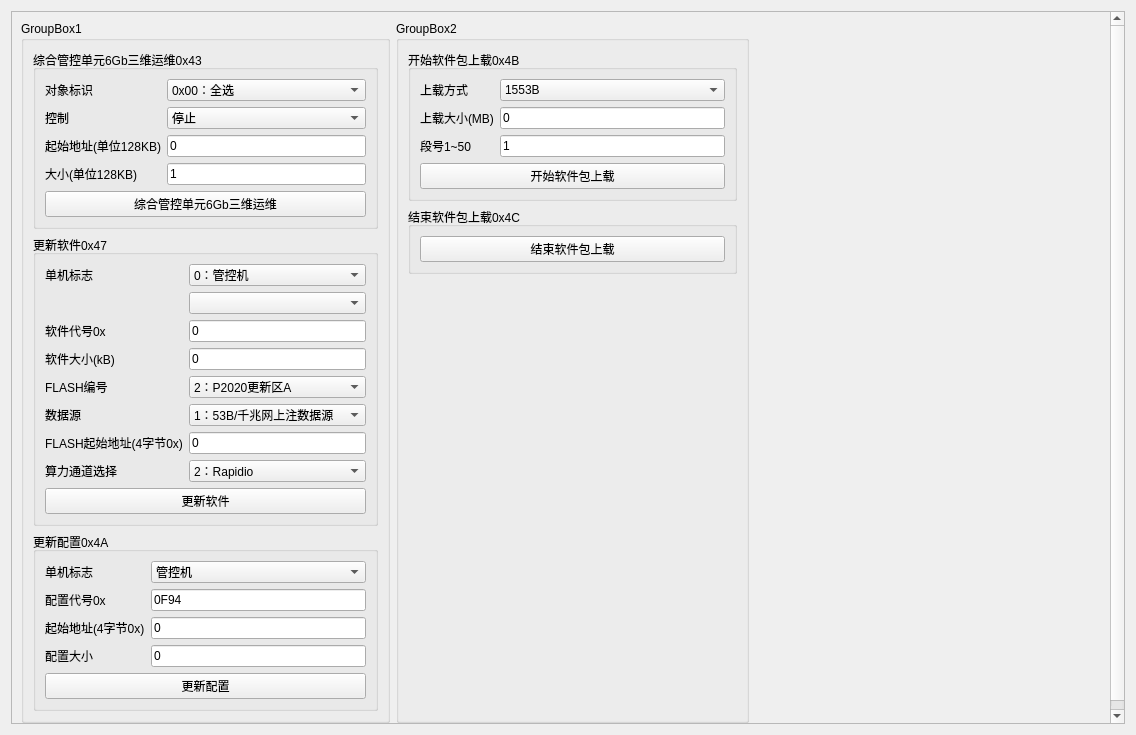
<?xml version="1.0" encoding="UTF-8"?>
<ui version="4.0">
 <class>sub1553_gkcontrol2</class>
 <widget class="QWidget" name="sub1553_gkcontrol2">
  <property name="geometry">
   <rect>
    <x>0</x>
    <y>0</y>
    <width>1136</width>
    <height>735</height>
   </rect>
  </property>
  <property name="windowTitle">
   <string>Form</string>
  </property>
  <layout class="QHBoxLayout" name="horizontalLayout">
   <item>
    <widget class="QScrollArea" name="scrollArea">
     <property name="widgetResizable">
      <bool>true</bool>
     </property>
     <widget class="QWidget" name="scrollAreaWidgetContents">
      <property name="geometry">
       <rect>
        <x>0</x>
        <y>0</y>
        <width>1116</width>
        <height>715</height>
       </rect>
      </property>
      <layout class="QGridLayout" name="gridLayout">
       <item row="0" column="0">
        <widget class="QGroupBox" name="groupBox">
         <property name="title">
          <string>GroupBox1</string>
         </property>
         <layout class="QVBoxLayout" name="verticalLayout">
          <item>
           <widget class="QGroupBox" name="groupBox_3">
            <property name="title">
             <string>综合管控单元6Gb三维运维0x43</string>
            </property>
            <layout class="QVBoxLayout" name="verticalLayout_3">
             <item>
              <layout class="QFormLayout" name="formLayout">
               <item row="1" column="0">
                <widget class="QLabel" name="label_6">
                 <property name="text">
                  <string>控制</string>
                 </property>
                </widget>
               </item>
               <item row="1" column="1">
                <widget class="QComboBox" name="comboBox_0x43_1">
                 <item>
                  <property name="text">
                   <string>停止</string>
                  </property>
                 </item>
                 <item>
                  <property name="text">
                   <string>开始</string>
                  </property>
                 </item>
                </widget>
               </item>
               <item row="2" column="0">
                <widget class="QLabel" name="label_7">
                 <property name="text">
                  <string>起始地址(单位128KB)</string>
                 </property>
                </widget>
               </item>
               <item row="2" column="1">
                <widget class="QLineEdit" name="lineEdit_0x43_2">
                 <property name="text">
                  <string>0</string>
                 </property>
                </widget>
               </item>
               <item row="3" column="0">
                <widget class="QLabel" name="label_8">
                 <property name="text">
                  <string>大小(单位128KB)</string>
                 </property>
                </widget>
               </item>
               <item row="3" column="1">
                <widget class="QLineEdit" name="lineEdit_0x43_3">
                 <property name="text">
                  <string>1</string>
                 </property>
                </widget>
               </item>
               <item row="0" column="0">
                <widget class="QLabel" name="label_9">
                 <property name="text">
                  <string>对象标识</string>
                 </property>
                </widget>
               </item>
               <item row="0" column="1">
                <widget class="QComboBox" name="comboBox_0x43_0">
                 <item>
                  <property name="text">
                   <string>0x00：全选</string>
                  </property>
                 </item>
                 <item>
                  <property name="text">
                   <string>0x01：管控软件</string>
                  </property>
                 </item>
                 <item>
                  <property name="text">
                   <string>0x02：6Gb</string>
                  </property>
                 </item>
                 <item>
                  <property name="text">
                   <string>0x03：综合处理V7</string>
                  </property>
                 </item>
                 <item>
                  <property name="text">
                   <string>0x04：管控Boot</string>
                  </property>
                 </item>
                </widget>
               </item>
              </layout>
             </item>
             <item>
              <widget class="QPushButton" name="pushButton_0x43">
               <property name="text">
                <string>综合管控单元6Gb三维运维</string>
               </property>
              </widget>
             </item>
            </layout>
           </widget>
          </item>
          <item>
           <widget class="QGroupBox" name="groupBox_27">
            <property name="title">
             <string>更新软件0x47</string>
            </property>
            <layout class="QVBoxLayout" name="verticalLayout_33">
             <item>
              <layout class="QFormLayout" name="formLayout_21">
               <item row="0" column="0">
                <widget class="QLabel" name="Label_23">
                 <property name="text">
                  <string>单机标志</string>
                 </property>
                </widget>
               </item>
               <item row="0" column="1">
                <widget class="QComboBox" name="Combox_47_1">
                 <item>
                  <property name="text">
                   <string>0：管控机</string>
                  </property>
                 </item>
                 <item>
                  <property name="text">
                   <string>1：高算力平台1</string>
                  </property>
                 </item>
                 <item>
                  <property name="text">
                   <string>2：高算力平台2</string>
                  </property>
                 </item>
                </widget>
               </item>
               <item row="1" column="1">
                <widget class="QComboBox" name="comboBox_0x47_choose"/>
               </item>
               <item row="2" column="0">
                <widget class="QLabel" name="Label_44">
                 <property name="text">
                  <string>软件代号0x</string>
                 </property>
                </widget>
               </item>
               <item row="2" column="1">
                <widget class="QLineEdit" name="lineEdit_47_2">
                 <property name="text">
                  <string>0</string>
                 </property>
                </widget>
               </item>
               <item row="3" column="0">
                <widget class="QLabel" name="Label_24">
                 <property name="text">
                  <string>软件大小(kB)</string>
                 </property>
                </widget>
               </item>
               <item row="3" column="1">
                <widget class="QLineEdit" name="lineEdit_47_3">
                 <property name="text">
                  <string>0</string>
                 </property>
                </widget>
               </item>
               <item row="4" column="0">
                <widget class="QLabel" name="label">
                 <property name="text">
                  <string>FLASH编号</string>
                 </property>
                </widget>
               </item>
               <item row="4" column="1">
                <widget class="QComboBox" name="comboBox_47_4">
                 <property name="currentIndex">
                  <number>1</number>
                 </property>
                 <item>
                  <property name="text">
                   <string>1：/</string>
                  </property>
                 </item>
                 <item>
                  <property name="text">
                   <string>2：P2020更新区A</string>
                  </property>
                 </item>
                 <item>
                  <property name="text">
                   <string>3：P2020更新区B</string>
                  </property>
                 </item>
                 <item>
                  <property name="text">
                   <string>4：P2020更新区C</string>
                  </property>
                 </item>
                 <item>
                  <property name="text">
                   <string>5：管控V7更新区</string>
                  </property>
                 </item>
                 <item>
                  <property name="text">
                   <string>6：管控V7基础区</string>
                  </property>
                 </item>
                 <item>
                  <property name="text">
                   <string>7：/</string>
                  </property>
                 </item>
                 <item>
                  <property name="text">
                   <string>8：/</string>
                  </property>
                 </item>
                 <item>
                  <property name="text">
                   <string>9：融合DSP基础区</string>
                  </property>
                 </item>
                 <item>
                  <property name="text">
                   <string>10：融合DSP更新区</string>
                  </property>
                 </item>
                 <item>
                  <property name="text">
                   <string>11：通侦定位DSP基础区</string>
                  </property>
                 </item>
                 <item>
                  <property name="text">
                   <string>12：通侦定位DSP更新区</string>
                  </property>
                 </item>
                 <item>
                  <property name="text">
                   <string>13：雷侦定位DSP基础区</string>
                  </property>
                 </item>
                 <item>
                  <property name="text">
                   <string>14：雷侦定位DSP更新区</string>
                  </property>
                 </item>
                 <item>
                  <property name="text">
                   <string>15：AI基础区</string>
                  </property>
                 </item>
                 <item>
                  <property name="text">
                   <string>16：AI更新区</string>
                  </property>
                 </item>
                 <item>
                  <property name="text">
                   <string>17：6Gb三模</string>
                  </property>
                 </item>
                 <item>
                  <property name="text">
                   <string>18：6Gb第一片</string>
                  </property>
                 </item>
                 <item>
                  <property name="text">
                   <string>19：6Gb第二片</string>
                  </property>
                 </item>
                 <item>
                  <property name="text">
                   <string>20：6Gb第三片</string>
                  </property>
                 </item>
                 <item>
                  <property name="text">
                   <string>21：融合DSP的引导区</string>
                  </property>
                 </item>
                 <item>
                  <property name="text">
                   <string>22：通侦定位DSP的引导区</string>
                  </property>
                 </item>
                 <item>
                  <property name="text">
                   <string>23：雷侦定位DSP的引导区</string>
                  </property>
                 </item>
                 <item>
                  <property name="text">
                   <string>24：AI的引导区</string>
                  </property>
                 </item>
                 <item>
                  <property name="text">
                   <string>25：MRAM FLASH分区表</string>
                  </property>
                 </item>
                 <item>
                  <property name="text">
                   <string>26：重点目标库</string>
                  </property>
                 </item>
                 <item>
                  <property name="text">
                   <string>27：重点通信信号</string>
                  </property>
                 </item>
                 <item>
                  <property name="text">
                   <string>28：雷达重点侦察库</string>
                  </property>
                 </item>
                 <item>
                  <property name="text">
                   <string>29：p2020三模</string>
                  </property>
                 </item>
                 <item>
                  <property name="text">
                   <string>30：处理V7三模 </string>
                  </property>
                 </item>
                 <item>
                  <property name="text">
                   <string>31：综合管控单元固态SSD</string>
                  </property>
                 </item>
                </widget>
               </item>
               <item row="5" column="0">
                <widget class="QLabel" name="label_2">
                 <property name="text">
                  <string>数据源</string>
                 </property>
                </widget>
               </item>
               <item row="5" column="1">
                <widget class="QComboBox" name="comboBox_47_5">
                 <item>
                  <property name="text">
                   <string>1：53B/千兆网上注数据源</string>
                  </property>
                 </item>
                 <item>
                  <property name="text">
                   <string>2：6Gb数据源-0F01</string>
                  </property>
                 </item>
                 <item>
                  <property name="text">
                   <string>3：6Gb数据源-0F02</string>
                  </property>
                 </item>
                 <item>
                  <property name="text">
                   <string>4：6Gb数据源-0F04</string>
                  </property>
                 </item>
                 <item>
                  <property name="text">
                   <string>5：6Gb数据源-0F05</string>
                  </property>
                 </item>
                 <item>
                  <property name="text">
                   <string>6：6Gb数据源-0F06</string>
                  </property>
                 </item>
                 <item>
                  <property name="text">
                   <string>7：6Gb数据源-0D09</string>
                  </property>
                 </item>
                 <item>
                  <property name="text">
                   <string>8：6Gb数据源-5F01</string>
                  </property>
                 </item>
                 <item>
                  <property name="text">
                   <string>9：6Gb数据源-5D02</string>
                  </property>
                 </item>
                 <item>
                  <property name="text">
                   <string>10：6Gb数据源-1F01</string>
                  </property>
                 </item>
                 <item>
                  <property name="text">
                   <string>11：6Gb数据源-1D10</string>
                  </property>
                 </item>
                 <item>
                  <property name="text">
                   <string>12：类5G/ZC上注数据源</string>
                  </property>
                 </item>
                </widget>
               </item>
               <item row="6" column="0">
                <widget class="QLabel" name="label_3">
                 <property name="text">
                  <string>FLASH起始地址(4字节0x)</string>
                 </property>
                </widget>
               </item>
               <item row="6" column="1">
                <widget class="QLineEdit" name="lineEdit_47_6">
                 <property name="text">
                  <string>0</string>
                 </property>
                </widget>
               </item>
               <item row="7" column="0">
                <widget class="QLabel" name="label_4">
                 <property name="text">
                  <string>算力通道选择</string>
                 </property>
                </widget>
               </item>
               <item row="7" column="1">
                <widget class="QComboBox" name="comboBox_47_7">
                 <property name="currentIndex">
                  <number>1</number>
                 </property>
                 <item>
                  <property name="text">
                   <string>1：CAN</string>
                  </property>
                 </item>
                 <item>
                  <property name="text">
                   <string>2：Rapidio</string>
                  </property>
                 </item>
                </widget>
               </item>
              </layout>
             </item>
             <item>
              <widget class="QPushButton" name="pB_47_updata">
               <property name="text">
                <string>更新软件</string>
               </property>
              </widget>
             </item>
            </layout>
           </widget>
          </item>
          <item>
           <widget class="QGroupBox" name="groupBox_30">
            <property name="title">
             <string>更新配置0x4A</string>
            </property>
            <layout class="QVBoxLayout" name="verticalLayout_36">
             <item>
              <layout class="QFormLayout" name="formLayout_23">
               <item row="0" column="0">
                <widget class="QLabel" name="Label_26">
                 <property name="text">
                  <string>单机标志</string>
                 </property>
                </widget>
               </item>
               <item row="0" column="1">
                <widget class="QComboBox" name="Combox_4A_1">
                 <item>
                  <property name="text">
                   <string>管控机</string>
                  </property>
                 </item>
                 <item>
                  <property name="text">
                   <string>高算力平台1</string>
                  </property>
                 </item>
                 <item>
                  <property name="text">
                   <string>高算力平台2</string>
                  </property>
                 </item>
                </widget>
               </item>
               <item row="1" column="0">
                <widget class="QLabel" name="Label_46">
                 <property name="text">
                  <string>配置代号0x</string>
                 </property>
                </widget>
               </item>
               <item row="1" column="1">
                <widget class="QLineEdit" name="lineEdit_4A_2">
                 <property name="text">
                  <string>0F94</string>
                 </property>
                </widget>
               </item>
               <item row="2" column="0">
                <widget class="QLabel" name="Label_27">
                 <property name="text">
                  <string>起始地址(4字节0x)</string>
                 </property>
                </widget>
               </item>
               <item row="2" column="1">
                <widget class="QLineEdit" name="lineEdit_4A_3">
                 <property name="text">
                  <string>0</string>
                 </property>
                </widget>
               </item>
               <item row="3" column="0">
                <widget class="QLabel" name="label_5">
                 <property name="text">
                  <string>配置大小</string>
                 </property>
                </widget>
               </item>
               <item row="3" column="1">
                <widget class="QLineEdit" name="lineEdit_4A_4">
                 <property name="text">
                  <string>0</string>
                 </property>
                </widget>
               </item>
              </layout>
             </item>
             <item>
              <widget class="QPushButton" name="pB_4A">
               <property name="text">
                <string>更新配置</string>
               </property>
              </widget>
             </item>
            </layout>
           </widget>
          </item>
          <item>
           <spacer name="verticalSpacer">
            <property name="orientation">
             <enum>Qt::Vertical</enum>
            </property>
            <property name="sizeHint" stdset="0">
             <size>
              <width>20</width>
              <height>40</height>
             </size>
            </property>
           </spacer>
          </item>
         </layout>
        </widget>
       </item>
       <item row="0" column="1">
        <widget class="QGroupBox" name="groupBox_2">
         <property name="title">
          <string>GroupBox2</string>
         </property>
         <layout class="QVBoxLayout" name="verticalLayout_2">
          <item>
           <widget class="QGroupBox" name="groupBox_25">
            <property name="title">
             <string>开始软件包上载0x4B</string>
            </property>
            <layout class="QVBoxLayout" name="verticalLayout_31">
             <item>
              <layout class="QFormLayout" name="formLayout_20">
               <item row="0" column="0">
                <widget class="QLabel" name="Label_21">
                 <property name="text">
                  <string>上载方式</string>
                 </property>
                </widget>
               </item>
               <item row="0" column="1">
                <widget class="QComboBox" name="Combox_4B_1">
                 <item>
                  <property name="text">
                   <string>1553B</string>
                  </property>
                 </item>
                 <item>
                  <property name="text">
                   <string>类5G</string>
                  </property>
                 </item>
                 <item>
                  <property name="text">
                   <string>侦察通道</string>
                  </property>
                 </item>
                 <item>
                  <property name="text">
                   <string>千兆网通道</string>
                  </property>
                 </item>
                </widget>
               </item>
               <item row="1" column="0">
                <widget class="QLabel" name="Label_43">
                 <property name="text">
                  <string>上载大小(MB)</string>
                 </property>
                </widget>
               </item>
               <item row="1" column="1">
                <widget class="QLineEdit" name="lineEdit_4B_2">
                 <property name="text">
                  <string>0</string>
                 </property>
                </widget>
               </item>
               <item row="2" column="0">
                <widget class="QLabel" name="Label_22">
                 <property name="text">
                  <string>段号1~50</string>
                 </property>
                </widget>
               </item>
               <item row="2" column="1">
                <widget class="QLineEdit" name="lineEdit_4B_3">
                 <property name="text">
                  <string>1</string>
                 </property>
                </widget>
               </item>
              </layout>
             </item>
             <item>
              <widget class="QPushButton" name="pB_4B_start">
               <property name="text">
                <string>开始软件包上载</string>
               </property>
              </widget>
             </item>
            </layout>
           </widget>
          </item>
          <item>
           <widget class="QGroupBox" name="groupBox_26">
            <property name="title">
             <string>结束软件包上载0x4C</string>
            </property>
            <layout class="QVBoxLayout" name="verticalLayout_32">
             <item>
              <widget class="QPushButton" name="pB_4C_end">
               <property name="text">
                <string>结束软件包上载</string>
               </property>
              </widget>
             </item>
            </layout>
           </widget>
          </item>
          <item>
           <spacer name="verticalSpacer_2">
            <property name="orientation">
             <enum>Qt::Vertical</enum>
            </property>
            <property name="sizeHint" stdset="0">
             <size>
              <width>20</width>
              <height>40</height>
             </size>
            </property>
           </spacer>
          </item>
         </layout>
        </widget>
       </item>
       <item row="0" column="2">
        <spacer name="horizontalSpacer">
         <property name="orientation">
          <enum>Qt::Horizontal</enum>
         </property>
         <property name="sizeHint" stdset="0">
          <size>
           <width>40</width>
           <height>20</height>
          </size>
         </property>
        </spacer>
       </item>
      </layout>
     </widget>
    </widget>
   </item>
  </layout>
 </widget>
 <resources/>
 <connections/>
</ui>
